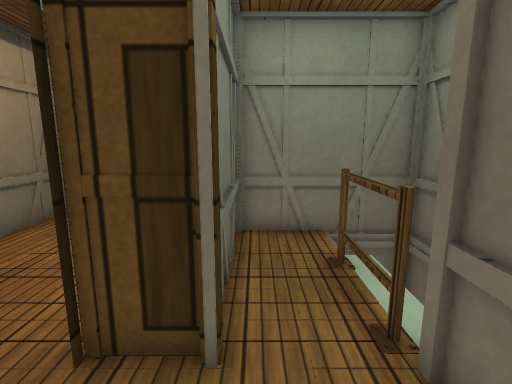
View 1 (above)

12 first-person views from a walk through a 3-D level made in the Unity game engine. The camera is 1.3 m above the floor, tilts 10° down and sees 85° across. The floor is counted in squares, 0.5 m on a side. Each view is taken from the middle of a square. On the plan, view 1 faces up. The plan holds only what a view shows up to about 19 squares ahead; the rest is blank. The place goes on beyond the plan. The player is left out. Some animated figures are left out. Some surface patterns are stand-ins.

View 2
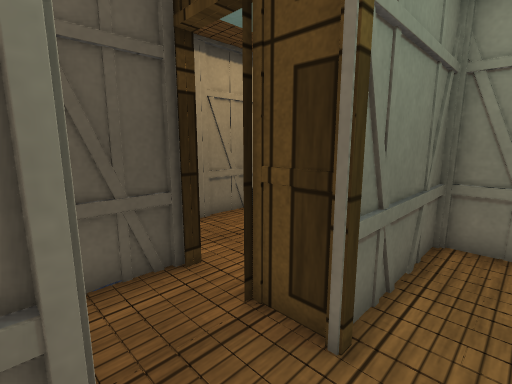

View 3
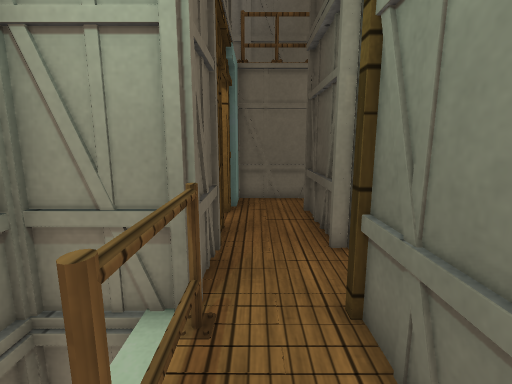

View 4
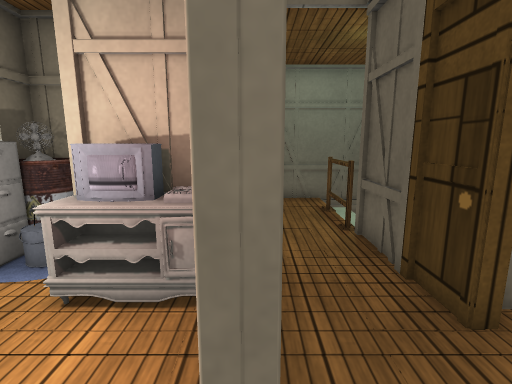

View 5
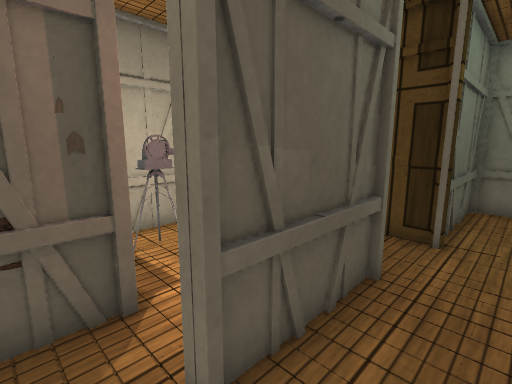

View 6
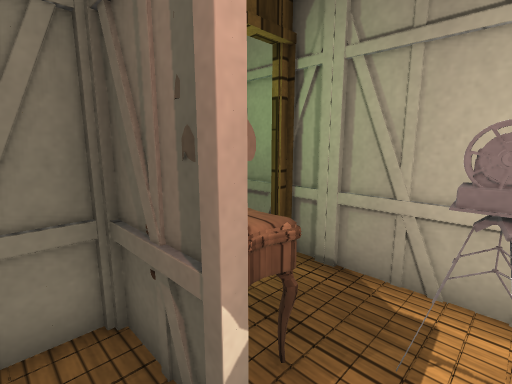

View 7
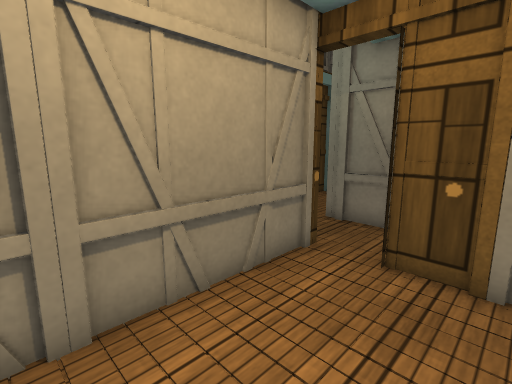

View 8
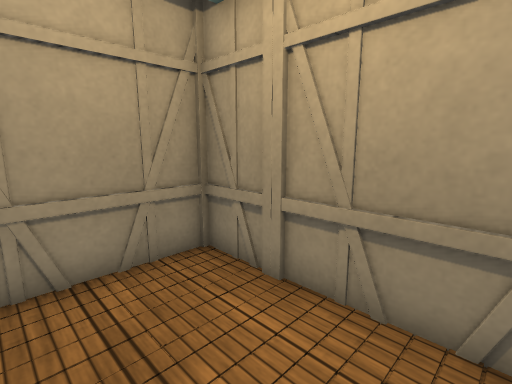

View 9
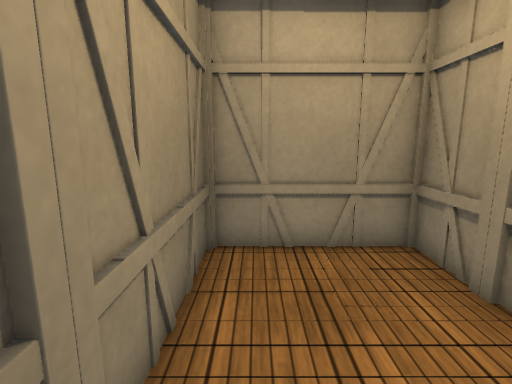

View 10
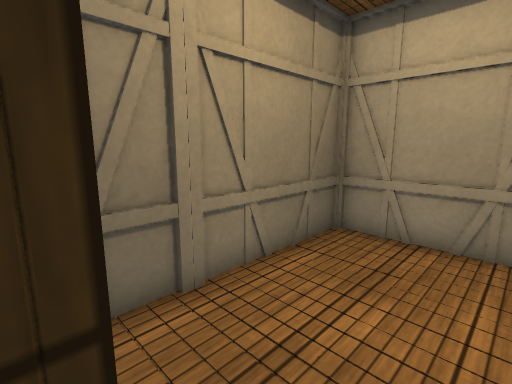

View 11
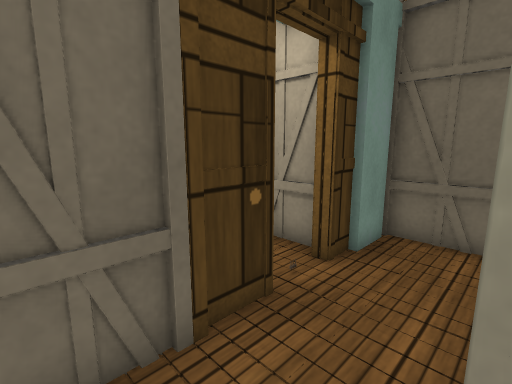

View 12
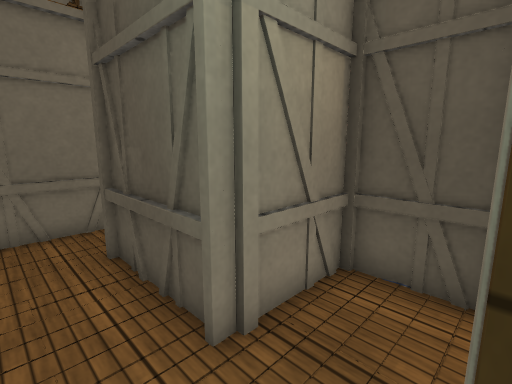

### Floor plan
Points are (right, up) in squares from view 1. A wall is a line through its corners. A room is listed if a view was taken in it or the views show most of it. See-through windows are left out.
Room 1 (views 1, 2, 5, 10, 11, 12)
walls: (-1.6, 0.3) (-1.1, 0.3) (-1.1, -3.7); (2, -1.4) (2, 2.9); (2.2, 1.2) (1.9, 1.4) (2.1, 1.7); (-0.6, 3.1) (-2.1, 3.1); (-4.4, 2) (-4.1, 1.7); (2, -4.4) (2, -3.3); (-4, 3.2) (-4, 2.8); (-4.3, 3) (-4.3, 0.5); (-0.4, -6.1) (1.8, -6.1) (1.8, -4.2); (0.3, -6.2) (0.6, -5.9)
ways out: opening at (1, 3) to room 2; opening at (-1, -4.5) to room 3; opening at (-3, 3) to room 4
Room 2 (view 3)
walls: (2.5, 8.2) (-0.6, 8.2) (-0.6, 3.1)
ways out: opening at (1, 3) to room 1; opening at (2, 5.5)
objects: other object (2, 4) to (2, 6)
Room 3 (views 4, 6)
walls: (-3.3, -4.4) (-3.3, -6.1) (-0.4, -6.1); (-3.4, -4.8) (-3, -5.2); (-1.1, -3.7) (-1.4, -3.7); (-7.2, -0.4) (-7.2, -7.6)
ways out: opening at (-1, -4.5) to room 1
objects: other object (-6, 0) to (-5, 1); other object (-6, 2); other object (-5, -2); other object (-4, -3); other object (-4, -1) to (-3, 0); other object (-3, -4); other object (-2, -1) to (-2, 0)
Room 4 (views 7, 8, 9)
walls: (-7, 7.1) (-7.4, 6.7); (-7.3, 4.8) (-7, 4.4); (-4.6, 3.2) (-4, 3.2); (-3.3, 10.5) (-3.7, 10.9); (-6, 3.2) (-5.5, 3.2); (-5.5, 10.9) (-5.9, 10.5); (-2, 2.7) (-2, 10.8) (-7.2, 10.8) (-7.2, 2.4)
ways out: opening at (-3, 3) to room 1

Positions as (right, up) in squares from view 1, and headings:
1: (0, 0), facing up
2: (1, 0), facing up-left
3: (1, 7), facing down
4: (-1, -5), facing up
5: (1, -5), facing up-left
6: (-2, -2), facing down-left
7: (-6, 9), facing down-right
8: (-6, 5), facing up-right
9: (-6, 4), facing up
10: (-3, 3), facing up-left
11: (-1, 2), facing down-right
12: (1, 3), facing down-left
